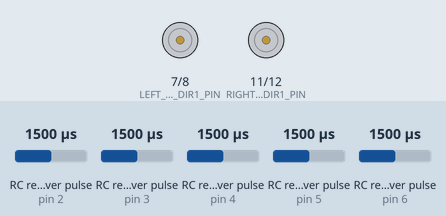
The program below on a simulated Arduino Nano, built with avr-gcc and run on an emulated ATmega328P. Shown: motor-driver pin pairs drawn as motors (green arrow = first pin HIGH = forward, orange = second pin HIGH = backward, longer = more drive, scaled by the enable pin). Wiring (inferred from the names in the program): 5 × RC receiver channel: data pin 2 / data pin 3 / data pin 4 / data pin 5 / data pin 6. The test bench sets the inputs (shaded band); at power-on: RC receiver pulse (sensors on pin 2, pin 3, pin 5, pin 4, pin 6) 1500 µs. What the program prints to the serial monitor is not drawn.

Above: at 8.2 s.
8.3 s: RC receiver pulse (sensor on pin 2) set to 1474 µs
10.0 s: RC receiver pulse (sensor on pin 2) set to 1446 µs
13.0 s: RC receiver pulse (sensor on pin 3) set to 1471 µs
16.0 s: RC receiver pulse (sensor on pin 3) set to 1463 µs
19.0 s: RC receiver pulse (sensor on pin 5) set to 1254 µs
22.0 s: RC receiver pulse (sensor on pin 5) set to 1233 µs
Timing chart, 0 to 41.2 s (numbered marks = the images above; inputs shaded):
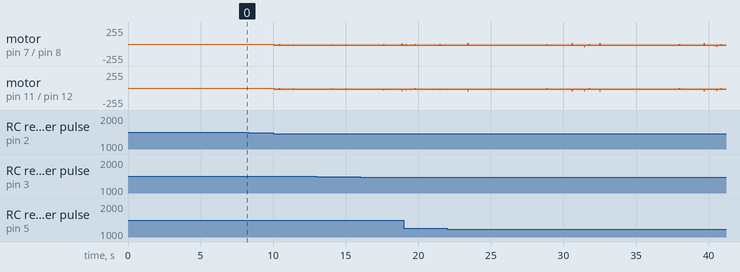

Measured:
- after the input at 8.3 s, every drawn part: stays the same

The program:

main.cpp
```cpp
#include <Arduino.h>
#include "CarApplication.h"
#include "Config.h"

CarApplication app;

void setup() {
    delay(6000); // Allow upload verification to complete before any Serial prints
    Serial.begin(SERIAL_BAUD_RATE);
    Serial.println("\nNano RC Car Controller Starting...");

    app.begin();

    Serial.println("System initialized and ready!");
}

void loop() {
    app.update();
    delay(LOOP_DELAY_MS);
}
```

BuzzerController.h
```cpp
#pragma once
#include <Arduino.h>
#include "Melody.h"

enum class BuzzerMode
{
    OFF,
    READY,
    ERROR,
    REVERSING,
    CUSTOM
};

class BuzzerController
{
public:
    BuzzerController(uint8_t pin);
    void begin();
    void setMode(BuzzerMode mode);
    void update();

    void setCustomMelody(const Melody *melody); // Receives melody to play
    BuzzerMode getMode() const { return _mode; }

private:
    void playReadyTone();
    void playErrorTone();
    void playReversingTone();
    void playCustomMelody();

    uint8_t _pin;
    BuzzerMode _mode, _lastMode;
    unsigned long _lastToneTime;
    bool _toneState;
    size_t _melodyIndex;
    const Melody *_customMelody;
};
```

CarApplication.h
```cpp
#ifndef CAR_APPLICATION_H
#define CAR_APPLICATION_H

#include <Arduino.h>
#include "MotorController.h"
#include "RCChannel.h"
#include "BuzzerController.h"
#include "MelodyManager.h"

class CarApplication {
public:
    CarApplication();
    void begin();
    void update();

private:
    bool validateAllSignals();
    int mapRCToSpeed(uint16_t pulse, uint16_t rcMin, uint16_t rcMax);
    float mapThrottleToScale(uint16_t pulse);
    bool isNeutral(uint16_t pulse);

    MotorController _motorController;
    RCChannel _turnChannel;
    RCChannel _moveChannel;
    RCChannel _throttleChannel;
    RCChannel _onTuneChannel;
    RCChannel _selectTuneChannel;
    BuzzerController _buzzerController;
    MelodyManager _melodyManager;

    bool _allSignalsValid;
};

#endif
```

Melodies.h
```cpp
#pragma once
#include "Melody.h"
#include "Note.h"
// Melody 1
const Note melody1[] = {
    {440, 200}, {0, 50}, {494, 200}, {0, 50}, {523, 200}, {0, 50}, {440, 400}, {0, 300}};
extern const Melody simpleMelody;

// Melody 2
const Note melody2[] = {
    {659, 125}, {494, 125}, {523, 125}, {587, 125}, {659, 125}, {587, 125}, {523, 125}, {494, 125}, {440, 125}, {440, 125}, {523, 125}, {659, 125}, {587, 125}, {523, 125}, {494, 125}};
extern const Melody nokiaTune;

// Melody 3
const Note melody3[] = {
    {659, 125}, {587, 125}, {523, 125}, {587, 125}, {659, 125}, {587, 125}, {523, 125}, {587, 125}, {659, 125}, {784, 125}, {880, 125}, {698, 125}, {784, 250}, {659, 125}, {587, 125}, {523, 125}, {587, 125}, {659, 125}, {784, 125}, {880, 125}, {698, 125}, {784, 250}};
extern const Melody nokiaOldTune;

// Melody 4
const Note marimbaTune[] = {
    {1046, 200}, {1174, 200}, {1396, 200}, {1046, 200}, {1046, 200}, {1174, 200}, {1396, 200}, {1046, 200}, {1046, 200}, {1174, 200}, {1396, 200}, {1046, 200}, {1318, 400}, {1046, 200}, {1318, 400}, {1046, 200}, {1396, 600}, {0, 100}, {1046, 200}, {1174, 200}, {1396, 200}, {1567, 200}, {1396, 400}, {0, 100}, {1396, 200}, {1567, 200}, {1760, 200}, {1396, 200}};
extern const Melody iphoneMarimba;

// Melody 5
const Note sunnyStartExtended[] = {
    {659, 150}, {784, 150}, {880, 150}, {988, 150}, {1046, 300}, {880, 200}, {988, 200}, {1174, 400}, {1318, 200}, {1396, 200}, {1567, 300}, {1174, 150}, {1046, 150}, {988, 200}, {880, 200}, {784, 250}, {659, 150}, {784, 150}, {880, 150}, {784, 150}, {659, 400}, {0, 100}};
extern const Melody sunnyMelodyExtended;

// Melody 6
const Note chauLenBa[] = {
    {392, 300}, {440, 300}, {392, 300}, {392, 300}, {392, 300}, {440, 300}, {392, 300}, {349, 300}, {392, 300}, {392, 300}, {440, 300}, {392, 300}, {392, 300}, {440, 300}, {392, 300}, {349, 300}, {392, 300}, {440, 300}, {392, 300}, {392, 300}, {392, 300}, {440, 300}, {392, 300}, {349, 600}, {0, 500}};
extern const Melody chauLenBaMelody;

// Melody 7
const Note happyBirthday[] = {
    // Happy birthday to you
    {NOTE_C4, 250},
    {NOTE_C4, 250},
    {NOTE_D4, 500},
    {NOTE_C4, 500},
    {NOTE_F4, 500},
    {NOTE_E4, 1000},

    // Happy birthday to you
    {NOTE_C4, 250},
    {NOTE_C4, 250},
    {NOTE_D4, 500},
    {NOTE_C4, 500},
    {NOTE_G4, 500},
    {NOTE_F4, 1000},

    // Happy birthday, happy birthday
    {NOTE_C4, 250},
    {NOTE_C4, 250},
    {NOTE_C5, 500},
    {NOTE_A4, 500},
    {NOTE_F4, 500},
    {NOTE_E4, 500},
    {NOTE_D4, 1000},

    // Happy birthday to you
    {NOTE_AS4, 250},
    {NOTE_AS4, 250},
    {NOTE_A4, 500},
    {NOTE_F4, 500},
    {NOTE_G4, 500},
    {NOTE_F4, 1000}};

extern const Melody happyBirthdayMelody;

// Array of melodies
extern const Melody *melodies[];
extern const size_t melodyCount;
```

Melody.h
```cpp
#pragma once
#include <stddef.h> // Added to support size_t

struct Note
{
    int frequency;
    int duration;
};

class Melody
{
public:
    Melody(const Note *notes, size_t length, bool loop = false)
        : _notes(notes), _length(length), _loop(loop) {}

    const Note *getNotes() const { return _notes; }
    size_t getLength() const { return _length; }
    bool shouldLoop() const { return _loop; }
    void setLoop(bool loop) { _loop = loop; }

private:
    const Note *_notes;
    size_t _length;
    bool _loop;
};
```

MelodyManager.h
```cpp
#ifndef MELODY_MANAGER_H
#define MELODY_MANAGER_H

#include <Arduino.h>
#include "BuzzerController.h"

class MelodyManager {
public:
    MelodyManager(BuzzerController& buzzer);
    void begin();
    void update(uint16_t onTunePulse, uint16_t selectTunePulse, bool signalValid);

private:
    BuzzerController& _buzzer;
    BuzzerMode _currentMode;
    uint8_t _currentMelodyIndex;
    bool _melodyActive;
    bool _melodyInitialized;
    bool _readyToSelectNext;
    uint16_t _prevSelectPulse;
};

#endif
```

MotorController.h
```cpp
#ifndef MOTOR_CONTROLLER_H
#define MOTOR_CONTROLLER_H

#include <Arduino.h>

class MotorController {
private:
    uint8_t leftMotorPWM;    // Left motor PWM pin
    uint8_t leftMotorDir1;   // Left motor direction pin 1
    uint8_t leftMotorDir2;   // Left motor direction pin 2
    uint8_t rightMotorPWM;   // Right motor PWM pin
    uint8_t rightMotorDir1;  // Right motor direction pin 1
    uint8_t rightMotorDir2;  // Right motor direction pin 2

    int leftSpeed;           // Current left motor speed (-255 to 255)
    int rightSpeed;          // Current right motor speed (-255 to 255)

    void setMotorSpeed(uint8_t pwmPin, uint8_t dir1, uint8_t dir2, int speed);

public:
    MotorController(uint8_t leftPWM, uint8_t leftD1, uint8_t leftD2,
                   uint8_t rightPWM, uint8_t rightD1, uint8_t rightD2);

    void begin();
    void setSpeed(int left, int right);  // Set speed for both motors (-255 to 255)
    void stop();                         // Stop both motors

    // High-level movement controls
    void moveForward(int speed);
    void moveBackward(int speed);
    void turnLeft(int speed);
    void turnRight(int speed);
};

#endif 
```

Note.h
```cpp
#pragma once

// Octave 0–8, với NOTE_xx = tần số (Hz)
#define NOTE_B0 31
#define NOTE_C1 33
#define NOTE_CS1 35
#define NOTE_D1 37
#define NOTE_DS1 39
#define NOTE_E1 41
#define NOTE_F1 44
#define NOTE_FS1 46
#define NOTE_G1 49
#define NOTE_GS1 52
#define NOTE_A1 55
#define NOTE_AS1 58
#define NOTE_B1 62
#define NOTE_C2 65
#define NOTE_CS2 69
#define NOTE_D2 73
#define NOTE_DS2 78
#define NOTE_E2 82
#define NOTE_F2 87
#define NOTE_FS2 93
#define NOTE_G2 98
#define NOTE_GS2 104
#define NOTE_A2 110
#define NOTE_AS2 117
#define NOTE_B2 123
#define NOTE_C3 131
#define NOTE_CS3 139
#define NOTE_D3 147
#define NOTE_DS3 156
#define NOTE_E3 165
#define NOTE_F3 175
#define NOTE_FS3 185
#define NOTE_G3 196
#define NOTE_GS3 208
#define NOTE_A3 220
#define NOTE_AS3 233
#define NOTE_B3 247
#define NOTE_C4 262
#define NOTE_CS4 277
#define NOTE_D4 294
#define NOTE_DS4 311
#define NOTE_E4 330
#define NOTE_F4 349
#define NOTE_FS4 370
#define NOTE_G4 392
#define NOTE_GS4 415
#define NOTE_A4 440
#define NOTE_AS4 466
#define NOTE_B4 494
#define NOTE_C5 523
#define NOTE_CS5 554
#define NOTE_D5 587
#define NOTE_DS5 622
#define NOTE_E5 659
#define NOTE_F5 698
#define NOTE_FS5 740
#define NOTE_G5 784
#define NOTE_GS5 831
#define NOTE_A5 880
#define NOTE_AS5 932
#define NOTE_B5 988
#define NOTE_C6 1046
#define NOTE_CS6 1109
#define NOTE_D6 1175
#define NOTE_DS6 1245
#define NOTE_E6 1319
#define NOTE_F6 1397
#define NOTE_FS6 1480
#define NOTE_G6 1568
#define NOTE_GS6 1661
#define NOTE_A6 1760
#define NOTE_AS6 1865
#define NOTE_B6 1976
#define NOTE_C7 2093
#define NOTE_CS7 2217
#define NOTE_D7 2349
#define NOTE_DS7 2489
#define NOTE_E7 2637
#define NOTE_F7 2794
#define NOTE_FS7 2960
#define NOTE_G7 3136
#define NOTE_GS7 3322
#define NOTE_A7 3520
#define NOTE_AS7 3729
#define NOTE_B7 3951
#define NOTE_C8 4186
```

RCChannel.h
```cpp
#ifndef RC_CHANNEL_H
#define RC_CHANNEL_H

#include <Arduino.h>

class RCChannel
{
public:
    RCChannel(uint8_t pin);
    void begin();
    uint16_t getPulseWidth() const;
    bool isSignalValid() const;
    uint8_t getPin() const { return pin; }
    void handlePinChange();

    static RCChannel *externalInstances[2];
    static RCChannel *pcintInstances[8];
    static uint8_t pcintInstanceCount;

private:
    void setupExternalInterrupt();
    static void handleInterrupt0();
    static void handleInterrupt1();
    void setupPinChangeInterrupt();
    void handleInterrupt();

    bool isExternalInterruptPin() const { return pin == 2 || pin == 3; }
    bool isPinChangeInterruptPin() const { return pin <= 7; }

    uint8_t pin;
    volatile uint32_t pulseStart = 0;
    volatile uint16_t pulseWidth = 1500;
    volatile bool signalValid = false;
    volatile unsigned long lastPulseTime = 0;
};

#endif
```

BuzzerController.cpp
```cpp
#include "BuzzerController.h"

BuzzerController::BuzzerController(uint8_t pin)
    : _pin(pin), _mode(BuzzerMode::OFF), _lastMode(BuzzerMode::OFF),
      _lastToneTime(0), _toneState(false), _melodyIndex(0), _customMelody(nullptr) {}

void BuzzerController::begin() {
    pinMode(_pin, OUTPUT);
    noTone(_pin);
}

void BuzzerController::setMode(BuzzerMode mode) {
    if (_mode != mode) {
        _mode = mode;
        _melodyIndex = 0;
        _lastToneTime = millis();
    }
}

void BuzzerController::update() {
    if (_mode != _lastMode) {
        _lastMode = _mode;
        _melodyIndex = 0;
        _lastToneTime = millis();
        noTone(_pin);
    }

    switch (_mode) {
        case BuzzerMode::READY:
            playReadyTone();
            break;
        case BuzzerMode::ERROR:
            playErrorTone();
            break;
        case BuzzerMode::REVERSING:
            playReversingTone();
            break;
        case BuzzerMode::CUSTOM:
            playCustomMelody();
            break;
        default:
            noTone(_pin);
            break;
    }
}

void BuzzerController::playReadyTone() {
    if (millis() - _lastToneTime >= 1000) {
        tone(_pin, 1000, 100);
        _lastToneTime = millis();
    }
}

void BuzzerController::playErrorTone() {
    if (millis() - _lastToneTime >= 300) {
        _toneState = !_toneState;
        _toneState ? tone(_pin, 400) : noTone(_pin);
        _lastToneTime = millis();
    }
}

void BuzzerController::playReversingTone() {
    if (millis() - _lastToneTime >= 500) {
        tone(_pin, 600, 100);
        _lastToneTime = millis();
    }
}

void BuzzerController::setCustomMelody(const Melody *melody) {
    _customMelody = melody;
    _melodyIndex = 0;
    _lastToneTime = millis();
}

void BuzzerController::playCustomMelody() {
    if (!_customMelody) return;

    const Note *notes = _customMelody->getNotes();
    size_t length = _customMelody->getLength();

    if (_melodyIndex < length) {
        if (millis() - _lastToneTime >= static_cast<unsigned long>(notes[_melodyIndex].duration)) {
            _lastToneTime = millis();
            if (notes[_melodyIndex].frequency > 0) {
                tone(_pin, notes[_melodyIndex].frequency);
            } else {
                noTone(_pin);
            }
            _melodyIndex++;
        }
    } else {
        noTone(_pin);
        if (_customMelody->shouldLoop()) {
            _melodyIndex = 0;
        }
    }
}
```

CarApplication.cpp
```cpp
#include "CarApplication.h"
#include "Config.h"

CarApplication::CarApplication()
    : _motorController(LEFT_MOTOR_PWM_PIN, LEFT_MOTOR_DIR1_PIN, LEFT_MOTOR_DIR2_PIN,
                       RIGHT_MOTOR_PWM_PIN, RIGHT_MOTOR_DIR1_PIN, RIGHT_MOTOR_DIR2_PIN),
      _turnChannel(TURN_CHANNEL_PIN),
      _moveChannel(MOVE_CHANNEL_PIN),
      _throttleChannel(THROTTLE_CHANNEL_PIN),
      _onTuneChannel(ON_TUNE_CHANNEL_PIN),
      _selectTuneChannel(SELECT_TUNE_CHANNEL_PIN),
      _buzzerController(BUZZER_PIN),
      _melodyManager(_buzzerController),
      _allSignalsValid(false) {}

void CarApplication::begin() {
    _turnChannel.begin();
    _moveChannel.begin();
    _throttleChannel.begin();
    _onTuneChannel.begin();
    _selectTuneChannel.begin();
    delay(CHANNEL_STABILIZE_MS);

    _motorController.begin();
    _buzzerController.begin();
    _melodyManager.begin();
}

void CarApplication::update() {
    uint16_t turnPulse = _turnChannel.getPulseWidth();
    uint16_t movePulse = _moveChannel.getPulseWidth();
    uint16_t throttlePulse = _throttleChannel.getPulseWidth();
    uint16_t onTunePulse = _onTuneChannel.getPulseWidth();
    uint16_t selectTunePulse = _selectTuneChannel.getPulseWidth();

    _allSignalsValid = validateAllSignals();

    _melodyManager.update(onTunePulse, selectTunePulse, _allSignalsValid);
    _buzzerController.update();

    int turnSpeed = 0;
    int moveSpeed = 0;
    int leftSpeed = 0;
    int rightSpeed = 0;
    float throttleScale = 1.0f;

    if (_allSignalsValid) {
        turnSpeed = isNeutral(turnPulse) ? 0 : mapRCToSpeed(turnPulse, RC_TURN_MIN, RC_TURN_MAX);
        moveSpeed = isNeutral(movePulse) ? 0 : mapRCToSpeed(movePulse, RC_MOVE_MIN, RC_MOVE_MAX);
        throttleScale = mapThrottleToScale(throttlePulse);

        turnSpeed = turnSpeed * throttleScale;
        moveSpeed = -moveSpeed * throttleScale;

        leftSpeed = constrain(moveSpeed + turnSpeed, MOTOR_SPEED_MIN, MOTOR_SPEED_MAX);
        rightSpeed = constrain(moveSpeed - turnSpeed, MOTOR_SPEED_MIN, MOTOR_SPEED_MAX);

        _motorController.setSpeed(leftSpeed, rightSpeed);
    } else {
        _motorController.stop();
    }

    // Log values every 500ms for calibration
    static uint32_t lastLogTime = 0;
    uint32_t currentTime = millis();
    if (currentTime - lastLogTime >= 500) {
        lastLogTime = currentTime;
        Serial.print("Signals: ");
        Serial.print(_allSignalsValid ? "VALID" : "INVALID");
        Serial.print(" | RC Pulses - Turn: ");
        Serial.print(turnPulse);
        Serial.print(", Move: ");
        Serial.print(movePulse);
        Serial.print(", Throttle: ");
        Serial.print(throttlePulse);
        Serial.print(" | Speeds - Turn: ");
        Serial.print(turnSpeed);
        Serial.print(", Move: ");
        Serial.print(moveSpeed);
        Serial.print(" | Outputs L/R: ");
        Serial.print(leftSpeed);
        Serial.print("/");
        Serial.println(rightSpeed);
    }
}

bool CarApplication::validateAllSignals() {
    return _turnChannel.isSignalValid() &&
           _moveChannel.isSignalValid() &&
           _throttleChannel.isSignalValid() &&
           _onTuneChannel.isSignalValid() &&
           _selectTuneChannel.isSignalValid();
}

int CarApplication::mapRCToSpeed(uint16_t pulse, uint16_t rcMin, uint16_t rcMax) {
    pulse = constrain(pulse, rcMin, rcMax);
    return map(pulse, rcMin, rcMax, MOTOR_SPEED_MIN, MOTOR_SPEED_MAX);
}

float CarApplication::mapThrottleToScale(uint16_t pulse) {
    pulse = constrain(pulse, RC_THROTTLE_MIN, RC_THROTTLE_MAX);
    return THROTTLE_SCALE_MIN + (pulse - RC_THROTTLE_MIN) * ((THROTTLE_SCALE_MAX - THROTTLE_SCALE_MIN) / (float)(RC_THROTTLE_MAX - RC_THROTTLE_MIN));
}

bool CarApplication::isNeutral(uint16_t pulse) {
    return pulse >= RC_PULSE_NEUTRAL_MIN && pulse <= RC_PULSE_NEUTRAL_MAX;
}
```

Melodies.cpp
```cpp
#include "Melodies.h"

// Melody definitions
const Melody simpleMelody(melody1, sizeof(melody1) / sizeof(melody1[0]), true);
const Melody nokiaTune(melody2, sizeof(melody2) / sizeof(melody2[0]), true);
const Melody nokiaOldTune(melody3, sizeof(melody3) / sizeof(melody3[0]), true);
const Melody iphoneMarimba(marimbaTune, sizeof(marimbaTune) / sizeof(marimbaTune[0]), true);
const Melody sunnyMelodyExtended(sunnyStartExtended, sizeof(sunnyStartExtended) / sizeof(sunnyStartExtended[0]), true);
const Melody chauLenBaMelody(chauLenBa, sizeof(chauLenBa) / sizeof(chauLenBa[0]), true);
const Melody happyBirthdayMelody(happyBirthday, sizeof(happyBirthday) / sizeof(happyBirthday[0]), true);

// Melody list
const Melody *melodies[] = {
    &simpleMelody,
    &nokiaTune,
    &nokiaOldTune,
    &iphoneMarimba,
    &sunnyMelodyExtended,
    &chauLenBaMelody,
    &happyBirthdayMelody};

const size_t melodyCount = sizeof(melodies) / sizeof(melodies[0]);
```

Source omitted: MelodyManager.cpp (2876 bytes), MotorController.cpp (1811 bytes), RCChannel.cpp (2567 bytes), Config.h (3399 bytes)
